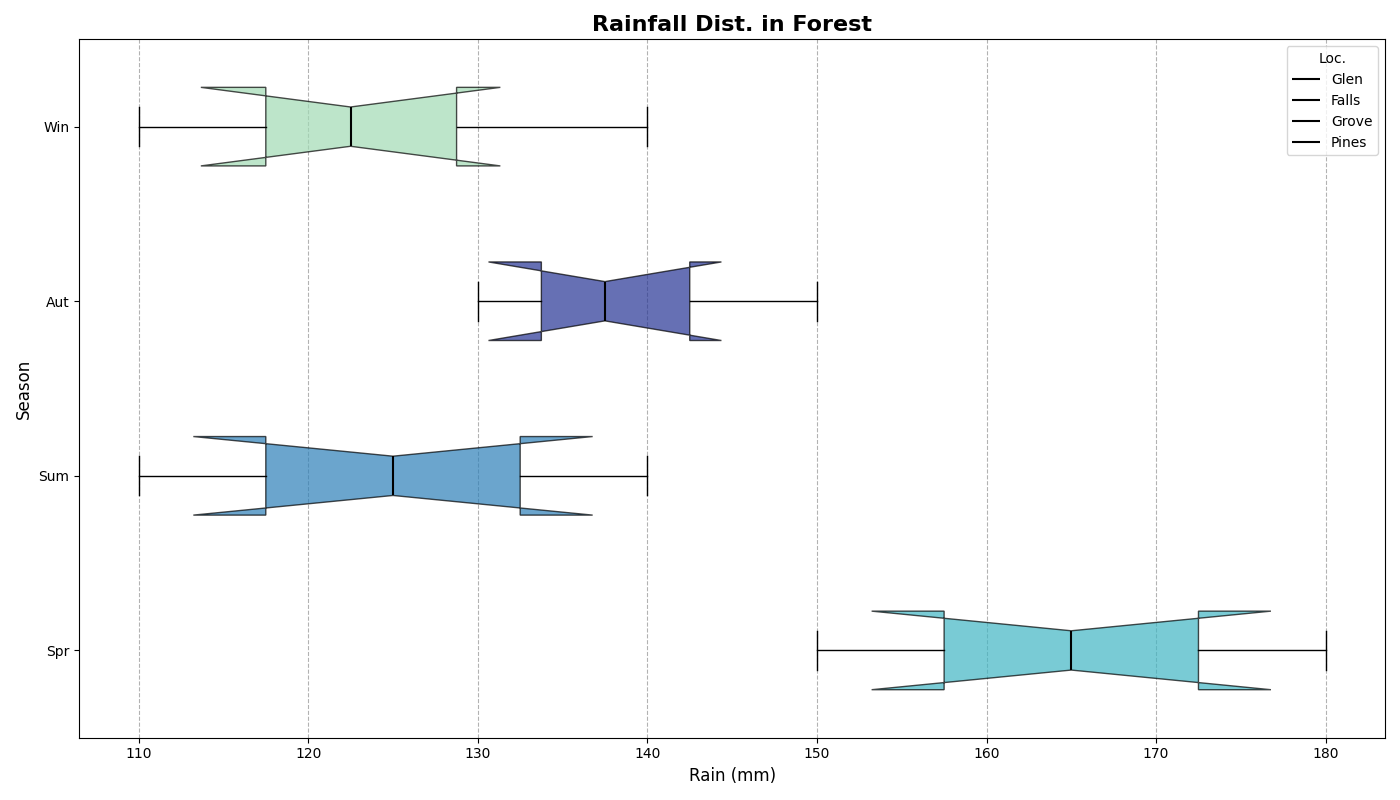

Recreate this plot in Python.
import matplotlib.pyplot as plt
import numpy as np

seasons = ['Spr', 'Sum', 'Aut', 'Win']
rainfall_data = {
    'Glen': [160, 120, 130, 110],
    'Falls': [150, 110, 140, 120],
    'Grove': [170, 130, 150, 140],
    'Pines': [180, 140, 135, 125]
}

season_data = np.array(list(rainfall_data.values()))
fig, ax = plt.subplots(figsize=(14, 8))
boxplots = ax.boxplot(season_data, notch=True, vert=False, patch_artist=True, labels=seasons)

colors = ['#41b6c4', '#2c7fb8', '#253494', '#a1dab4']

for patch, color, median in zip(boxplots['boxes'], colors, boxplots['medians']):
    patch.set_facecolor(color)
    patch.set_alpha(0.7)
    patch.set_edgecolor('black')
    median.set_color('black')
    median.set_linewidth(1.5)

ax.set_title('Rainfall Dist. in Forest', fontsize=16, fontweight='bold')
ax.set_xlabel('Rain (mm)', fontsize=12)
ax.set_ylabel('Season', fontsize=12)
ax.xaxis.grid(True, linestyle='--', color='grey', alpha=0.6)

location_labels = rainfall_data.keys()
for line, label in zip(boxplots['medians'], location_labels):
    line.set_label(label)

ax.legend(title='Loc.', fontsize=10, loc='upper right')
plt.tight_layout()
plt.show()
